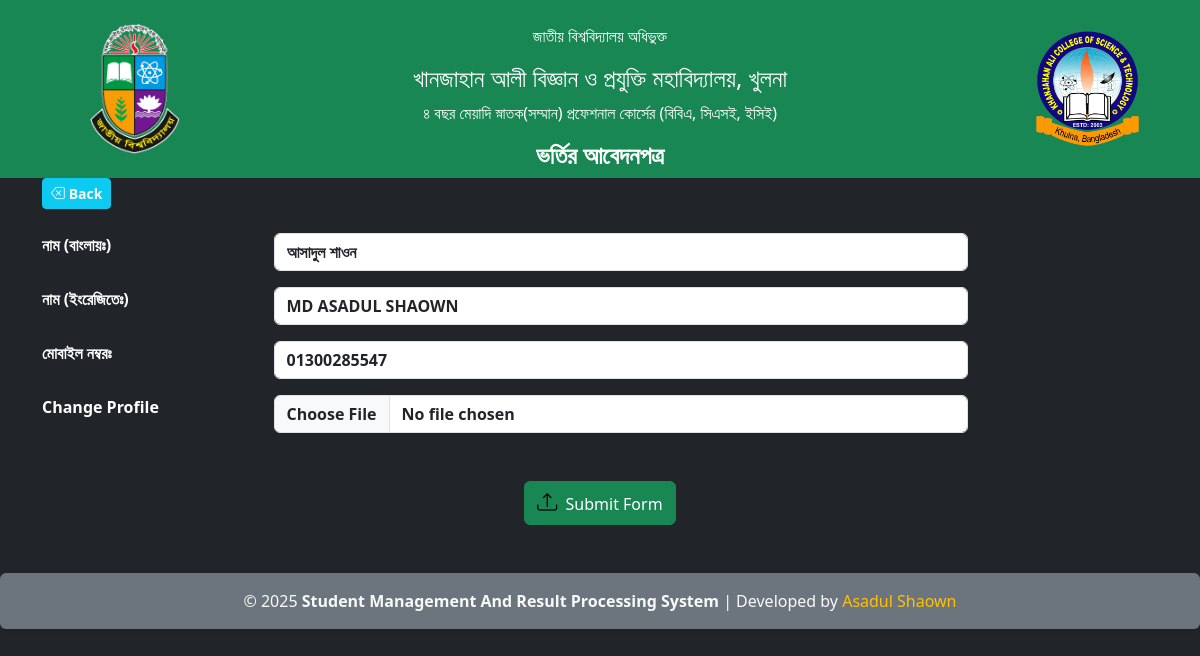
Page /edit/1/ on the committed database.
### EMS/models.py (models this page shows, shortened)
class Student(models.Model):
    student_bangla_name = models.CharField(max_length=50, null=True, blank=True)
    student_name = models.CharField(max_length=50, null=True, blank=True)
    email = models.EmailField( null=True, blank=True)
    student_phone_number = models.CharField(max_length=15, null=True, blank=True)
    fathers_name = models.CharField(max_length=50, null=True, blank=True)
    fathers_phone_number = models.CharField(max_length=15, null=True, blank=True)
    mothers_name = models.CharField(max_length=50, null=True, blank=True)
    mothers_phone_number = models.CharField(max_length=15, null=True, blank=True)
    address = models.CharField(max_length=100, null=True, blank=True)
    post_office = models.CharField(max_length=50, null=True, blank=True)
    word = models.CharField(max_length=30, null=True, blank=True)
    post_code = models.CharField(max_length=10, null=True, blank=True)
    thana = models.CharField(max_length=30, null=True, blank=True)
    district = models.CharField(max_length=30, null=True, blank=True)
    nationality = models.CharField(max_length=30, null=True, blank=True)
    date_of_birth = models.DateField(null=True, blank=True)
    religion = models.CharField(max_length=30, null=True, blank=True)
    examination = models.CharField(max_length=30, null=True, blank=True)
    group = models.CharField(max_length=30, null=True, blank=True)
    regi_no = models.CharField(max_length=20, null=True, blank=True)
    board = models.CharField(max_length=30, null=True, blank=True)
    exam_year = models.CharField(max_length=10, null=True, blank=True)
    gpa = models.CharField(max_length=10, null=True, blank=True)
    department = models.ForeignKey(Department, on_delete=models.CASCADE, related_name="students")
    session = models.CharField(max_length=20, null=True, blank=True)
    student_photo = models.ImageField(upload_to='images/student_photo/', default="images/student_photo/server4.webp", null=True, blank=True)
    roll = models.IntegerField(default=0, null=True, blank=True)
    HonorsRegisterNO = models.IntegerField( default=0,null=True,blank=True)
    total_cgpa = models.FloatField(default=0.0,null=True,blank=True)
    approved_at = models.DateTimeField(default=timezone.now, null=True, blank=True)
    class Meta:
        verbose_name_plural = "Students"

### EMS/views.py (the view)
# urls.py: path('edit/<int:id>/', views.Edit,name='edit'),
def Edit(request,id):
    edit_student = Student.objects.get(id=id)
    return render(request,'edit.html',{'edit_student':edit_student})

### EMS/templates/edit.html (shortened to what this page needs)
{% extends 'base.html' %}
{% load static %}
{% block content %}
<h4 class=" text-white fw-bold mx-auto"> ভর্তির আবেদনপত্র </h4>
{% endblock content %}
{% block content1 %}
<div>
  <a class=" btn btn-info btn-sm text-light fw-semibold" onclick="window.history.back()">
    <i class=" bi bi-backspace"></i>
    Back
  </a>
</div>
<form method="post">
  <div class=" row mt-4">
  <div class=" col-md-10">
      <div class=" d-md-flex justify-content-between">
        <label class=" text-white form-label fw-bold" for="bangla_name"> নাম (বাংলায়ঃ)</label>
        <input class=" form-control w-75 fw-bold" type="text" name="bangla_name" id="bangla_name" value="{{ edit_student.student_bangla_name}}">
      </div>
      <div class=" d-md-flex justify-content-between mt-3">
        <label class=" text-white form-label fw-bold" for="english_name"> নাম (ইংরেজিতেঃ)</label>
        <input class=" form-control ms-md-2 w-75 fw-bold" type="text" name="english_name" id="english_name" value="{{ edit_student.student_name}}" required>
      </div>
      <div class=" d-md-flex justify-content-between mt-3">
        <label class=" text-white form-label fw-bold" for="phone_num">মোবাইল নম্বরঃ</label>
        <input class=" form-control ms-md-2 w-75 fw-bold" type="number" name="phone_num" id="phone_num" value="{{ edit_student.student_phone_number}}" required>
      </div>
      <div class=" d-md-flex justify-content-between mt-3">
        <label class=" text-white form-label fw-bold" for="phone_num">Change Profile</label>
        <input class=" form-control ms-md-2 w-75 fw-bold" type="file" name="phone_num" id="photo" required>
      </div>
  </div>
  </div>
  <div class=" d-flex justify-content-center mt-3 mt-md-5 fw-semibold">
      <button class=" btn btn-success" type="submit">
        <i class=" bi bi-upload text-black fs-5 fw-bolder me-1"></i>
        Submit Form
      </button>
    </div>
</form>
{% endblock content1 %}

### rows in the picture
Student: bangla_name "আসাদুল শাওন", english_name "MD ASADUL SHAOWN", phone_num "01300285547"
